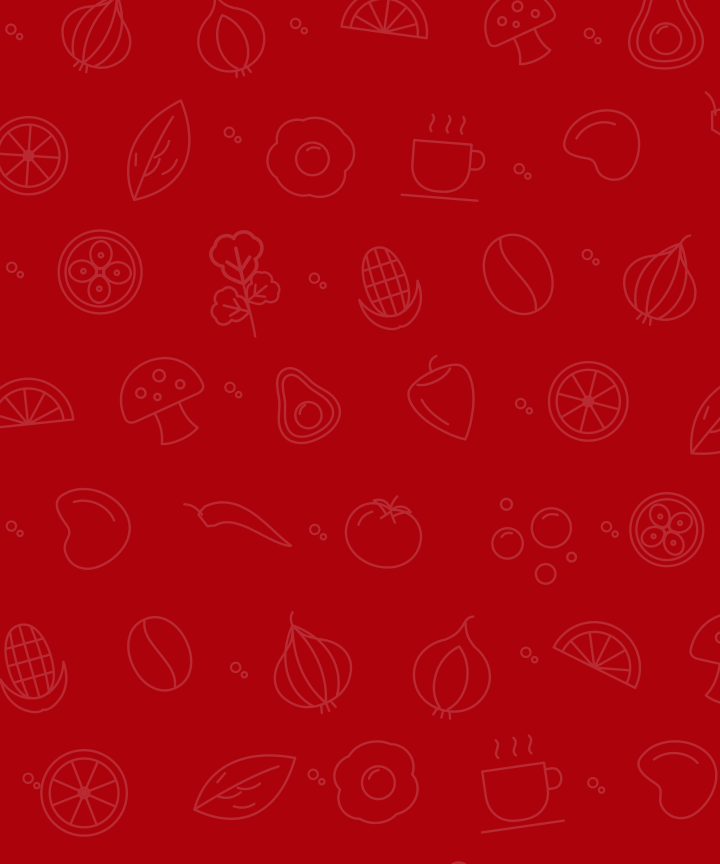
#> input picture content/brand/backgrounds/Red · tonal@2x.png, 2160 x 2592 px (shown at 1/3 size); its folder holds 3 pictures in this run
$ python hero_dish.py --dish '../../content/brand/backgrounds/Green · tonal@2x.png' --headline '../../content/brand/backgrounds/Red · tonal@2x.png'
#> lines starting #> are read from the running program, lines starting #| are printed output that depends on the picture; pictures that were not available may be replaced by others from this repository, and a replacement may not be noted
#!/usr/bin/env python3
"""Hero-dish flyer: brand background, spotlight circle, dish cutout, headline, logo.
Output 1080x1296 JPEG (5:6), rendered at 2x. Colors follow content/brand/El-Buen-Sazon-brand-kit.md.

Variants decide where (and whether) a short line appears:
  none     headline + dish + logo only
  kicker   a small line above the headline
  footer   logo bottom-left, line bottom-right

  python scripts/flyer/hero_dish.py --dish tacos-alambre --headline "Tacos de alambre" --variant footer --line "Ven a disfrutarlos"
"""
import argparse
from pathlib import Path
from PIL import Image, ImageDraw, ImageFilter, ImageFont

ROOT = Path(__file__).resolve().parents[2]
BRAND = ROOT / "content" / "brand"
CUTOUTS = ROOT / "content" / "dishes-cutout"
W, H, S = 1080, 1296, 2  # post size, render scale

C = {"red": "#AC020B", "yellow": "#FACC17", "green": "#023C26", "white": "#FFFFFF"}

# brand kit "what goes on what": headline / body / rule colour, logo version, spotlight colour,
# and the sticker pill (fill, text) which must also be a readable pair from the kit's contrast table
THEMES = {
    "red": dict(head="yellow", body="white", rule="yellow", logo="El-Buen-Sazon-logo-white-outline.png", spot="white", pill=("yellow", "red")),
    "yellow": dict(head="red", body="green", rule="red", logo="El-Buen-Sazon-logo-nobg.png", spot="red", pill=("green", "yellow")),
    "green": dict(head="yellow", body="white", rule="yellow", logo="El-Buen-Sazon-logo-white-outline.png", spot="white", pill=("yellow", "green")),
    "white": dict(head="red", body="green", rule="red", logo="El-Buen-Sazon-logo-nobg.png", spot="green", pill=("red", "white")),
}
BACKGROUNDS = {
    "red-tonal": ("Red*tonal@2x.png", "red"),
    "green-tonal": ("Green*tonal@2x.png", "green"),
    "yellow-tonal": ("Yellow*tonal@2x.png", "yellow"),
    "white-red": ("White*red icons@2x.png", "white"),
    "white-green": ("White*green icons@2x.png", "white"),
    "white-yellow": ("White*yellow icons@2x.png", "white"),
    "solid-red": ("Solid*red@2x.png", "red"),
    "solid-green": ("Solid*green@2x.png", "green"),
    "solid-yellow": ("Solid*yellow@2x.png", "yellow"),
    "solid-white": ("Solid*white@2x.png", "white"),
}

# grammatical gender/number of each dish, so "Ven a disfrutarlos / -las / -lo / -la" agrees
DISH_FORM = {
    "tacos-alambre": "los", "tacos-deshebrada": "los", "chiles-rellenos": "los",
    "chilaquiles-montados": "los", "chilaquiles-sencillos": "los",
    "enchiladas-verdes": "las", "caldo-res-2": "lo", "caldo-ranchero": "lo",
    "club-sandwich": "lo", "platillo-mexicano": "lo", "tostada-deshebrada": "la",
}


def form(dish):
    return DISH_FORM.get(Path(dish).stem, "lo")


def font_display(px):
    return ImageFont.truetype(str(BRAND / "fonts" / "LilitaOne-Regular.ttf"), px)


def font_body(px):
    f = ImageFont.truetype(str(BRAND / "fonts" / "Nunito-Variable.ttf"), px)
    try:
        f.set_variation_by_axes([800])  # ExtraBold
    except Exception:
        pass
    return f


def wrap(draw, text, size, max_w):
    words = text.upper().split()
    for px in range(size, 79, -4):
        f = font_display(px)
        if draw.textlength(" ".join(words), font=f) <= max_w:
            return [" ".join(words)], f, px
        for i in range(1, len(words)):
            a, b = " ".join(words[:i]), " ".join(words[i:])
            if max(draw.textlength(a, font=f), draw.textlength(b, font=f)) <= max_w:
                return [a, b], f, px
    return [text.upper()], font_display(80), 80


def tracked(draw, xy, text, font, fill, tracking, anchor_center=True):
    """Letter-spaced text (Pillow has none built in)."""
    widths = [draw.textlength(ch, font=font) for ch in text]
    total = sum(widths) + tracking * (len(text) - 1)
    x, y = xy
    x = x - total / 2 if anchor_center else x
    for ch, w in zip(text, widths):
        draw.text((x, y), ch, font=font, fill=fill, anchor="ls")
        x += w + tracking


def render(dish, headline, bg, out, variant="none", line=""):
#> called with bg = 'red-tonal', variant = 'none', line = ''
    pattern, theme_key = BACKGROUNDS[bg]
    t = THEMES[theme_key]
    if not line:
        variant = "none"
    canvas = Image.open(next(BRAND.joinpath("backgrounds").glob(pattern))).convert("RGBA").resize((W * S, H * S), Image.LANCZOS)
#> canvas is the input picture: PIL image 2160x2592 RGBA; mean R, G, B, A 172.9, 4.7, 13.6, 255
    d = ImageDraw.Draw(canvas)
    cxm = W * S / 2

    # kicker: small tracked line above the headline
    y = 64 * S
    if variant == "kicker":
        tracked(d, (cxm, y + 34 * S), line.upper(), font_body(34 * S), C[t["body"]], 6 * S)
        y += 58 * S

    # headline
    lines, fh, px = wrap(d, headline, 150 * S, 940 * S)
#> lines = ['../../CONTENT/BRAND/BACKGROUNDS/RED', '· TONAL@2X.PNG']; px = 88
    for ln in lines:
        d.text((cxm, y), ln, font=fh, fill=C[t["head"]], anchor="ma")
        y += int(px * 0.98)
#> this loop made 2 passes
#> (ln, y) on passes 1 to 2: ('../../CONTENT/BRAND/BACKGROUNDS/RED', 214), ('· TONAL@2X.PNG', 300)
#> after the loop, y = 300
    y += 14 * S
#> y = 328
    d.rectangle((cxm - 70 * S, y, cxm + 70 * S, y + 8 * S), fill=C[t["rule"]])
    head_bottom = y + 8 * S
#> head_bottom = 344

    # logo: centered, or bottom-left in the footer variant
    logo = Image.open(BRAND / "logos" / t["logo"]).convert("RGBA")
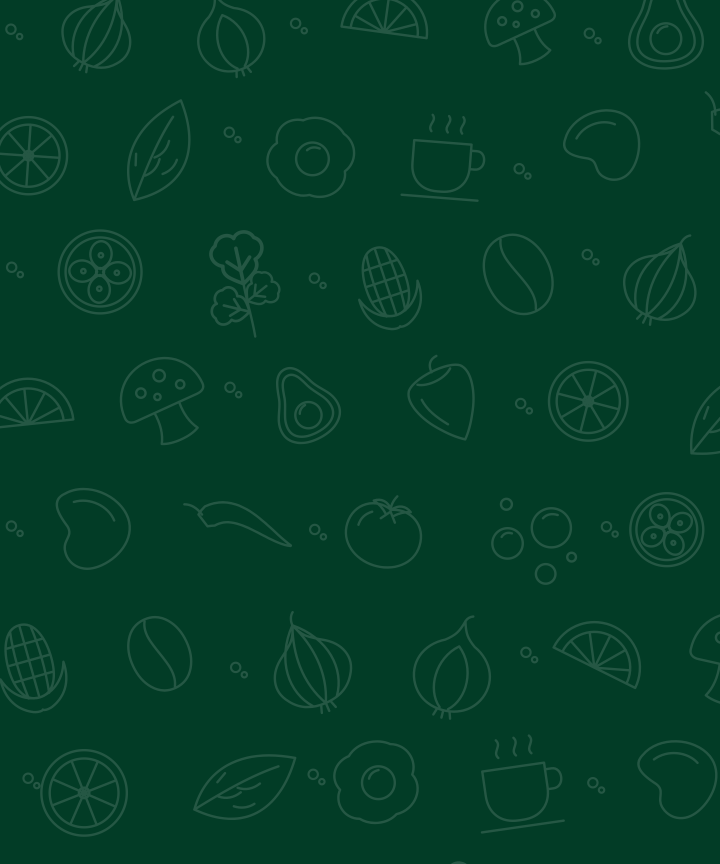
#> input picture content/brand/backgrounds/Green · tonal@2x.png, 2160 x 2592 px, given in place of El-Buen-Sazon-logo-white-outline.png, which was not available (shown at 1/3 size)
#> logo is the input picture: PIL image 2160x2592 RGBA; mean R, G, B, A 4.3, 61.8, 40, 255
    lw = (320 if variant == "footer" else 340) * S
    logo = logo.resize((lw, int(logo.height * lw / logo.width)), Image.LANCZOS)
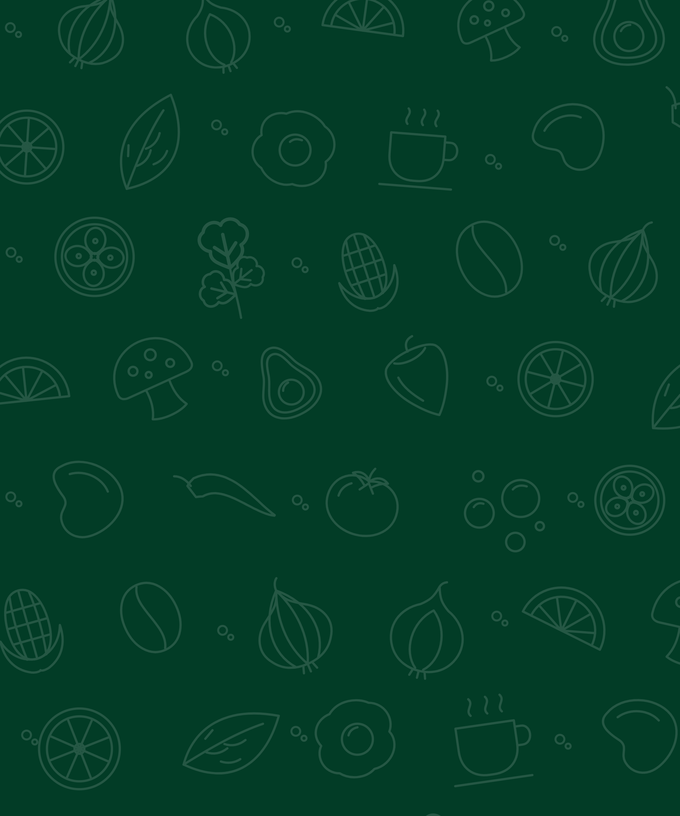
#> logo: PIL image 680x816 RGBA; mean R, G, B, A 4.3, 61.8, 40, 255
    logo_top = H * S - 44 * S - logo.height
#> logo_top = 1688
    bottom_block = logo_top
#> bottom_block = 1688

    # spotlight circle + dish
    top = head_bottom + 36 * S
#> top = 416
    avail = bottom_block - 28 * S - top
#> avail = 1216
    dia = min(820 * S, avail)
#> dia = 1216
    cx, cy = W * S // 2, top + avail // 2
#> cx = 1080; cy = 1024
    d.ellipse((cx - dia // 2, cy - dia // 2, cx + dia // 2, cy + dia // 2), fill=C[t["spot"]])

    src = CUTOUTS / f"{dish}.png"
    img = Image.open(src if src.exists() else Path(dish)).convert("RGBA")
    img = img.crop(img.getchannel("A").point(lambda v: 255 if v > 8 else 0).getbbox())
    k = min(990 * S / img.width, dia * 0.86 / img.height)
#> k = 0.403
    img = img.resize((int(img.width * k), int(img.height * k)), Image.LANCZOS)
    px0, py0 = cx - img.width // 2, cy - img.height // 2 + int(dia * 0.04)
#> px0 = 645; py0 = 550
    shadow = Image.new("RGBA", canvas.size, (0, 0, 0, 0))
#> shadow: PIL image 2160x2592 RGBA; every value is 0
    sh = Image.new("RGBA", img.size, (0, 0, 0, 255))
    sh.putalpha(img.getchannel("A").point(lambda v: int(v * 0.38)))
    shadow.paste(sh, (px0, py0 + 16 * S), sh)
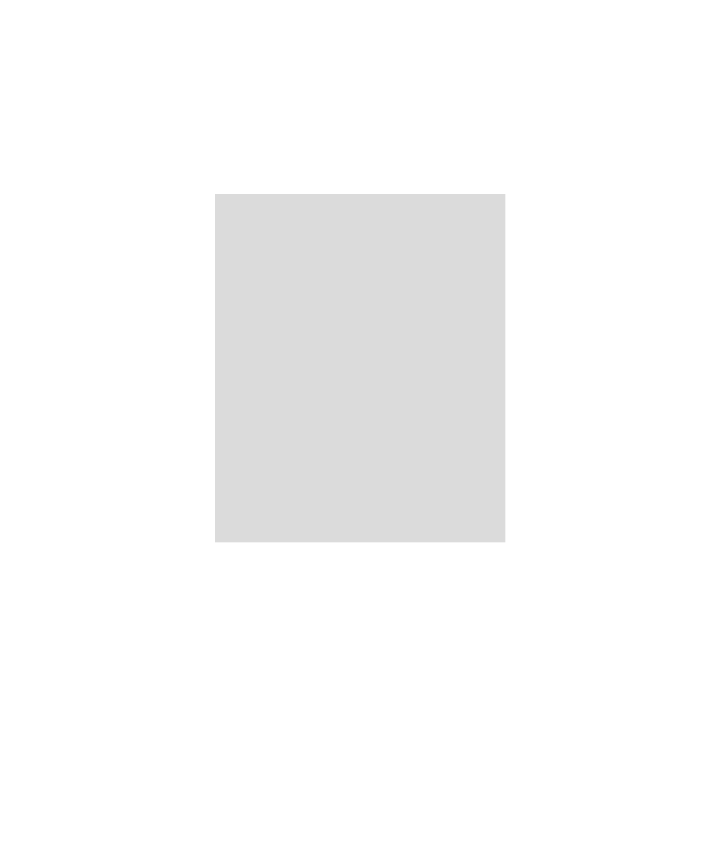
#> shadow: PIL image 2160x2592 RGBA (shown at 1/3 size); mean R, G, B, A 0, 0, 0, 5.9; transparent parts drawn white
    canvas.alpha_composite(shadow.filter(ImageFilter.GaussianBlur(18 * S)))
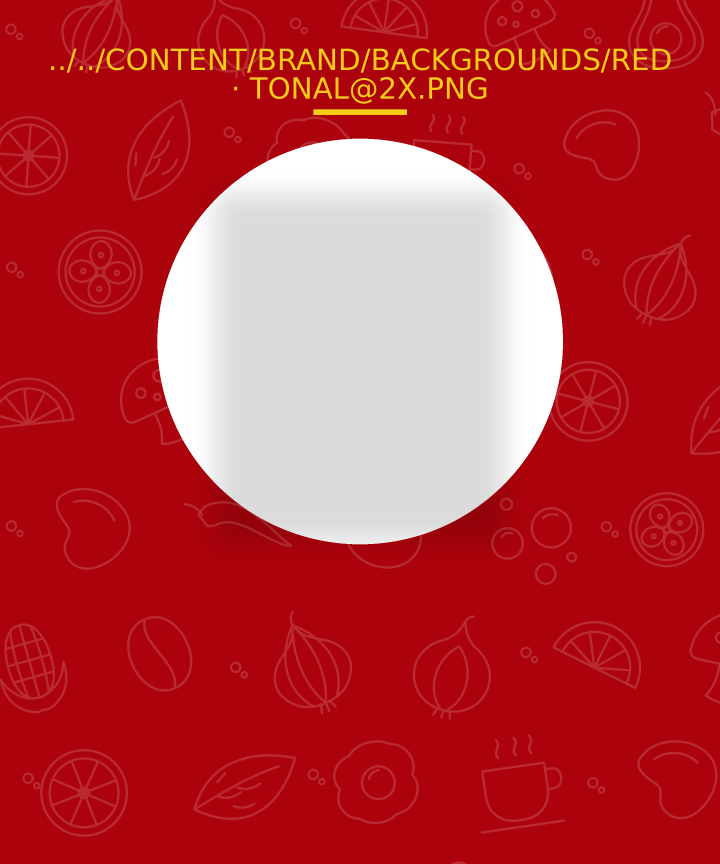
#> canvas: PIL image 2160x2592 RGBA (shown at 1/3 size); mean R, G, B, A 185, 53.2, 58.3, 255
    canvas.alpha_composite(img, (px0, py0))
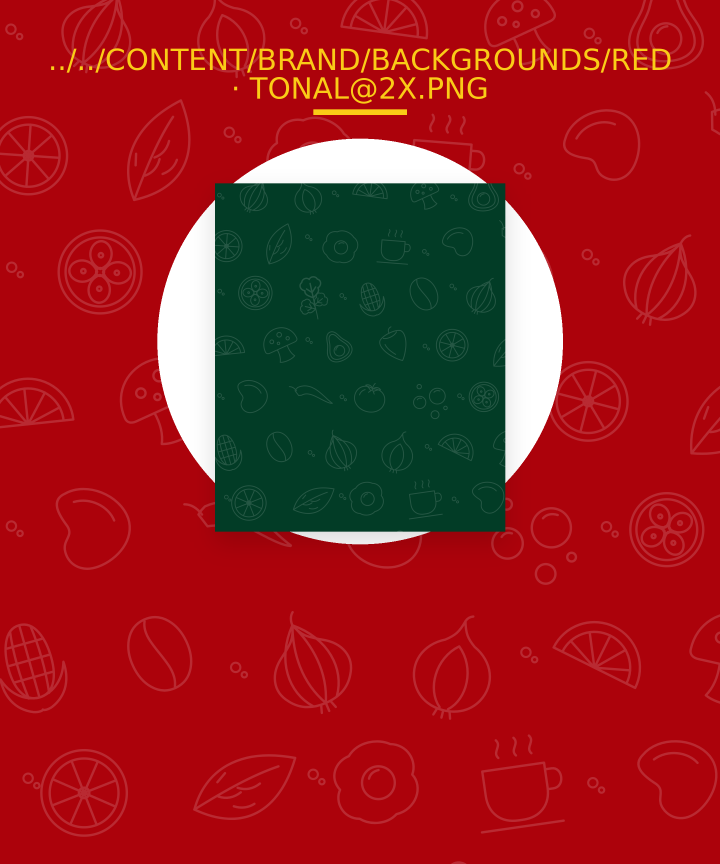
#> canvas: PIL image 2160x2592 RGBA (shown at 1/3 size); mean R, G, B, A 150.1, 28.4, 30, 255

    if variant == "footer":
        canvas.alpha_composite(logo, (56 * S, logo_top))
        f = font_display(54 * S)
        words = line.upper().split()
        mid = (len(words) + 1) // 2
        for i, ln in enumerate([" ".join(words[:mid]), " ".join(words[mid:])]):
            if ln:
                d.text((W * S - 56 * S, logo_top + logo.height / 2 + (i - 0.5) * 60 * S), ln, font=f, fill=C[t["head"]], anchor="rm")
    else:
        canvas.alpha_composite(logo, (W * S // 2 - logo.width // 2, logo_top))
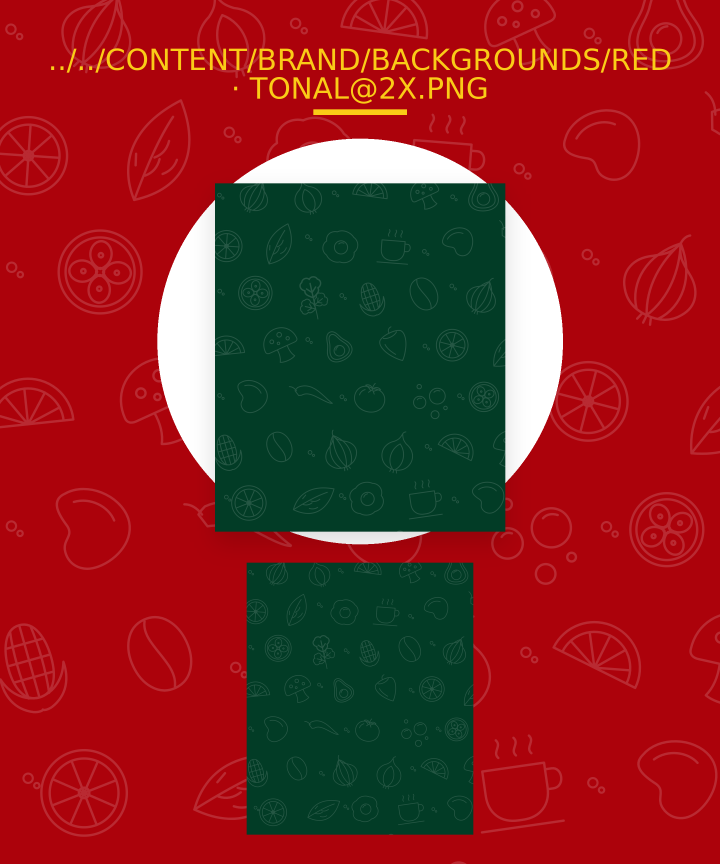
#> canvas: PIL image 2160x2592 RGBA (shown at 1/3 size); mean R, G, B, A 133.4, 34.1, 32.6, 255

    final = canvas.convert("RGB").resize((W, H), Image.LANCZOS)
    out.parent.mkdir(parents=True, exist_ok=True)
    final.save(out, "JPEG", quality=92, optimize=True)
    return out


if __name__ == "__main__":
    ap = argparse.ArgumentParser()
    ap.add_argument("--dish", required=True, help="cutout name (content/dishes-cutout/<name>.png) or a PNG path")
    ap.add_argument("--headline", required=True)
    ap.add_argument("--variant", default="none", choices=["none", "kicker", "footer"])
    ap.add_argument("--line", default="", help="the short line for sticker / kicker / footer")
    ap.add_argument("--bg", default="red-tonal", choices=sorted(BACKGROUNDS))
    ap.add_argument("--out")
    a = ap.parse_args()
    out = Path(a.out) if a.out else ROOT / "content" / "flyer-samples" / f"{Path(a.dish).stem}-{a.bg}-{a.variant}.jpg"
    print(render(a.dish, a.headline, a.bg, out, a.variant, a.line))
